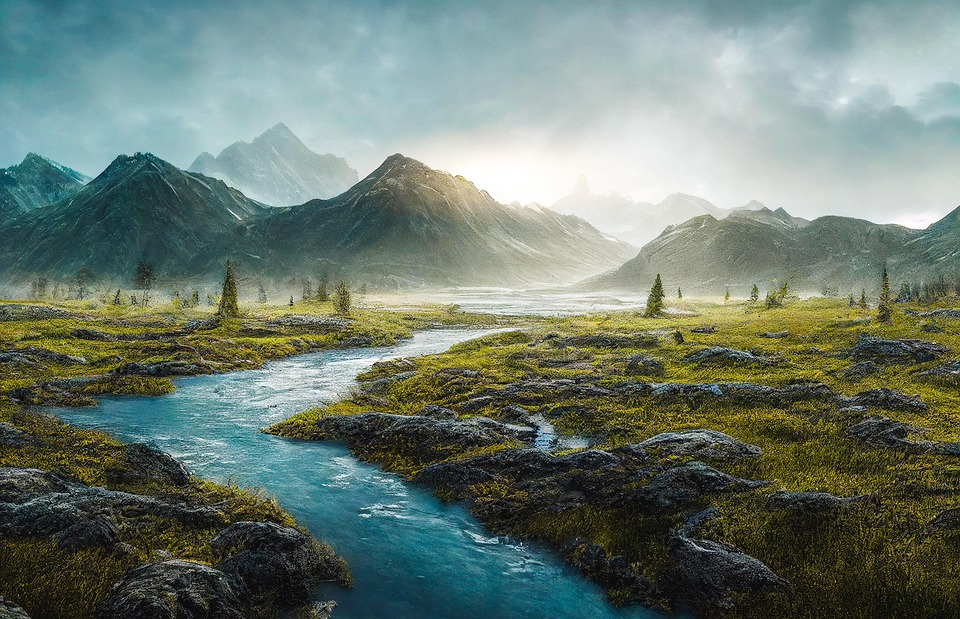
#> input picture _in/ai-generated-7483596_960_720.jpg, 960 x 619 px; its folder holds only this picture in this run
$ python main.py
#> lines starting #> are read from the running program, lines starting #| are printed output that depends on the picture
#> in compresser_image, img is the input picture: PIL image 960x619 RGB; mean R, G, B 108.9, 123.8, 112.6
import csv
import numpy as np
from PIL import Image
from pathlib import Path

TAILLE_CIBLE = (224, 224)
QUALITES_A_TESTER = [95, 85, 75, 65, 55, 45, 35, 25, 15]
SIMILARITE_MIN = 0.95


def redimensionner_avec_padding(img, taille_cible=TAILLE_CIBLE):
#> called with taille_cible = (224, 224)
    largeur_cible, hauteur_cible = taille_cible
    img_width, img_height = img.size
#> img_width = 960; img_height = 619

    ratio = min(largeur_cible / img_width, hauteur_cible / img_height)
#> ratio = 0.233
    nouvelle_width = int(img_width * ratio)
#> nouvelle_width = 224
    nouvelle_height = int(img_height * ratio)
#> nouvelle_height = 144

    img_redim = img.resize((nouvelle_width, nouvelle_height), Image.LANCZOS)
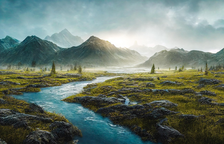
#> img_redim: PIL image 224x144 RGB; mean R, G, B 108.9, 123.8, 112.6
    img_final = Image.new('RGB', taille_cible, (255, 255, 255))
#> img_final: PIL image 224x224 RGB; every value is 255

    offset_x = (largeur_cible - nouvelle_width) // 2
#> offset_x = 0
    offset_y = (hauteur_cible - nouvelle_height) // 2
#> offset_y = 40
    img_final.paste(img_redim, (offset_x, offset_y))
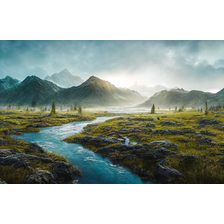
#> img_final: PIL image 224x224 RGB; mean R, G, B 161.1, 170.6, 163.4

    return img_final


def calculer_similarite(img1, img2):
    if img1.size != img2.size:
        return 0.0
    arr1 = np.array(img1).astype(float)
    arr2 = np.array(img2).astype(float)
    mse = np.mean((arr1 - arr2) ** 2)
#> mse = 14.65
    if mse == 0:
        return 1.0
    psnr = 20 * np.log10(255.0 / np.sqrt(mse))
#> psnr = 36.47
    if psnr >= 50:
        return 1.0
    if psnr <= 20:
        return 0.0
    return (psnr - 20) / 30.0


def trouver_qualite_optimale(img, chemin_sortie, qualites=QUALITES_A_TESTER, similarite_min=SIMILARITE_MIN):
    meilleure_qualite = qualites[0]
    meilleure_taille = float('inf')
    meilleure_similarite = 0.0

    img_ref = img.convert("RGB") if img.mode != 'RGB' else img

    for qualite in qualites:
        try:
            img_ref.save(chemin_sortie, quality=qualite, optimize=True)
        except OSError:
            img_ref.convert("RGB").save(chemin_sortie, quality=qualite, optimize=True)

        img_comprimee = Image.open(chemin_sortie)
        similarite = calculer_similarite(img_ref, img_comprimee)
#> similarite = 0.549
        img_comprimee.close()

        taille_bytes = chemin_sortie.stat().st_size

        if similarite >= similarite_min and taille_bytes < meilleure_taille:
            meilleure_qualite = qualite
            meilleure_taille = taille_bytes
            meilleure_similarite = similarite

    if meilleure_taille == float('inf'):
        meilleure_qualite = qualites[0]
        img_ref.save(chemin_sortie, quality=meilleure_qualite, optimize=True)
        meilleure_taille = chemin_sortie.stat().st_size
        img_test = Image.open(chemin_sortie)
        meilleure_similarite = calculer_similarite(img_ref, img_test)
        img_test.close()
    else:
        img_ref.save(chemin_sortie, quality=meilleure_qualite, optimize=True)

    return meilleure_qualite, meilleure_taille, meilleure_similarite


def extraire_features(image_path):
    img = Image.open(image_path)
    arr = np.array(img)

    r_mean = np.mean(arr[:,:,0])
    g_mean = np.mean(arr[:,:,1])
    b_mean = np.mean(arr[:,:,2])

    return r_mean, g_mean, b_mean


def generer_dataset_csv(images_dir, output_csv):
    images_dir = Path(images_dir)

    with open(output_csv, "w", newline="") as f:
        writer = csv.writer(f)
        writer.writerow(["r_mean", "g_mean", "b_mean", "label"])

        for img_path in images_dir.iterdir():
            if img_path.suffix.lower() not in [".jpg", ".png", ".jpeg"]:
                continue

            r, g, b = extraire_features(img_path)

            if "dechet" in img_path.name.lower() or "organique" in img_path.name.lower():
                label = 1
            else:
                label = 0

            writer.writerow([r, g, b, label])


def compresser_image(image_name, output_dir="_out"):
    image_path = Path(image_name)
    out_dir = Path(output_dir)
    out_dir.mkdir(parents=True, exist_ok=True)

    img = Image.open(image_path)
    img = redimensionner_avec_padding(img, TAILLE_CIBLE)

    stem = image_path.stem
    out_name = f"{stem}_processed.jpg"
    saved_path = out_dir / out_name

    trouver_qualite_optimale(img, saved_path, QUALITES_A_TESTER, SIMILARITE_MIN)


def compresser_dossier(in_dir="_in", output_dir="_out"):
    import shutil

    out_path = Path(output_dir)
    if out_path.exists():
        shutil.rmtree(out_path)
    out_path.mkdir(parents=True, exist_ok=True)

    valid_ext = {".jpg", ".jpeg", ".png", ".webp", ".bmp", ".tif", ".tiff"}
    files = [f for f in Path(in_dir).iterdir() if f.is_file() and f.suffix.lower() in valid_ext]

    if not files:
        print(f"Aucuneimage dans {in_dir}")
        return

    for img_path in files:
        try:
            compresser_image(img_path, output_dir)
        except Exception as e:
            print(f"Erreur {img_path.name}: {e}")


if __name__ == "__main__":
    dossier_source = Path("_in")

    if not dossier_source.exists():
        print(f"Créez le dossier '_in' et y mettez vos images")
        exit(1)

    compresser_dossier()
    generer_dataset_csv("_out", "dataset.csv")
    print("Compression terminée")
